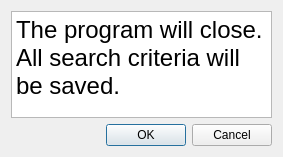
<?xml version="1.0" encoding="UTF-8"?>
<ui version="4.0">
 <class>CloseDialog</class>
 <widget class="QDialog" name="CloseDialog">
  <property name="geometry">
   <rect>
    <x>0</x>
    <y>0</y>
    <width>283</width>
    <height>157</height>
   </rect>
  </property>
  <property name="windowTitle">
   <string>Confirm</string>
  </property>
  <layout class="QGridLayout" name="gridLayout">
   <item row="0" column="0">
    <widget class="QTextBrowser" name="textBrowser">
     <property name="html">
      <string>&lt;!DOCTYPE HTML PUBLIC &quot;-//W3C//DTD HTML 4.0//EN&quot; &quot;http://www.w3.org/TR/REC-html40/strict.dtd&quot;&gt;
&lt;html&gt;&lt;head&gt;&lt;meta name=&quot;qrichtext&quot; content=&quot;1&quot; /&gt;&lt;style type=&quot;text/css&quot;&gt;
p, li { white-space: pre-wrap; }
&lt;/style&gt;&lt;/head&gt;&lt;body style=&quot; font-family:'MS Shell Dlg 2'; font-size:8.25pt; font-weight:400; font-style:normal;&quot;&gt;
&lt;p style=&quot; margin-top:0px; margin-bottom:0px; margin-left:0px; margin-right:0px; -qt-block-indent:0; text-indent:0px;&quot;&gt;&lt;span style=&quot; font-size:18pt;&quot;&gt;The program will close. All search criteria will be saved.&lt;/span&gt;&lt;/p&gt;&lt;/body&gt;&lt;/html&gt;</string>
     </property>
    </widget>
   </item>
   <item row="1" column="0">
    <widget class="QDialogButtonBox" name="buttonBox">
     <property name="orientation">
      <enum>Qt::Horizontal</enum>
     </property>
     <property name="standardButtons">
      <set>QDialogButtonBox::Cancel|QDialogButtonBox::Ok</set>
     </property>
    </widget>
   </item>
  </layout>
 </widget>
 <resources/>
 <connections>
  <connection>
   <sender>buttonBox</sender>
   <signal>accepted()</signal>
   <receiver>CloseDialog</receiver>
   <slot>accept()</slot>
   <hints>
    <hint type="sourcelabel">
     <x>248</x>
     <y>254</y>
    </hint>
    <hint type="destinationlabel">
     <x>157</x>
     <y>274</y>
    </hint>
   </hints>
  </connection>
  <connection>
   <sender>buttonBox</sender>
   <signal>rejected()</signal>
   <receiver>CloseDialog</receiver>
   <slot>reject()</slot>
   <hints>
    <hint type="sourcelabel">
     <x>316</x>
     <y>260</y>
    </hint>
    <hint type="destinationlabel">
     <x>286</x>
     <y>274</y>
    </hint>
   </hints>
  </connection>
 </connections>
</ui>
